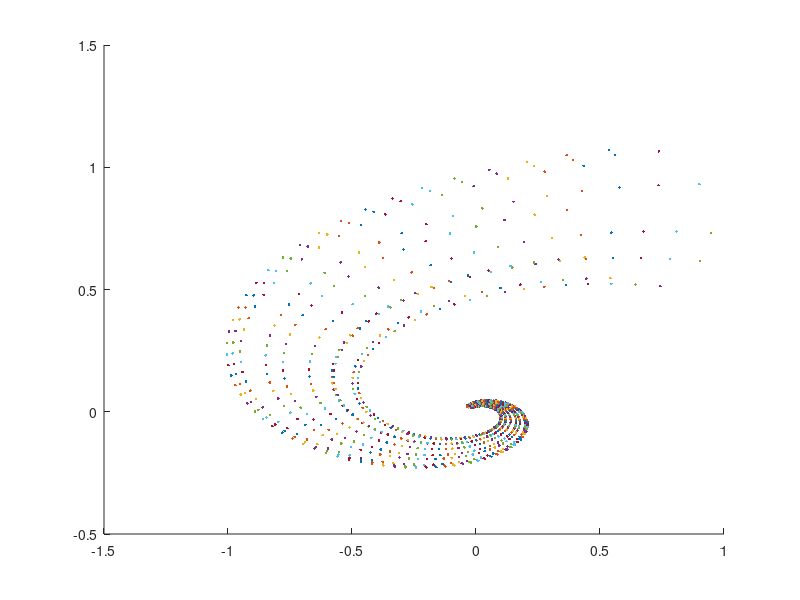

MATLAB code for this plot:
A1=[-1 -4;1 -1];
A2=[1 -4;1 -1];
A3=[1 4;1 -2];

%tf=1;

%A1:
tf = 2*pi/sqrt(3);
C=[0.8;0.8];
R=0.3;
theta = 1:10;
theta=theta*360;
figure;
hold on;

for t=theta
    y0=C+[R*cos(t);R*sin(t)];
    I=1:100;
    I=tf*I/100;
    for k=I
        Y=expm(k*A1)*y0;
        plot(Y(1),Y(2));
    end;
end;

pause;